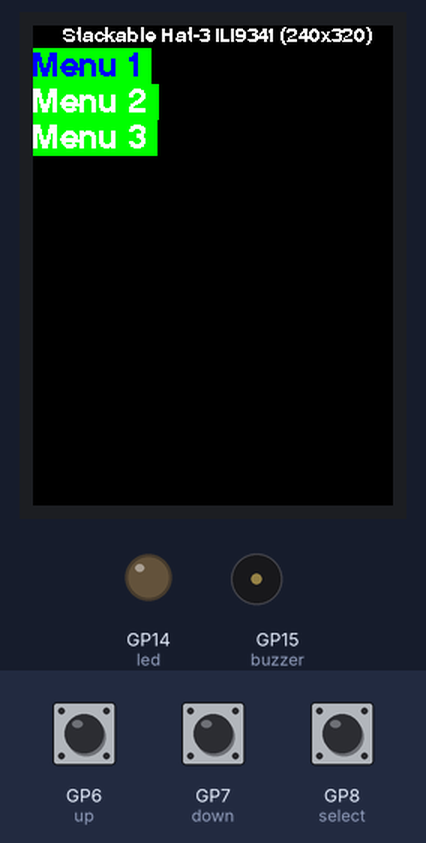
Bench run of a program on a simulated Raspberry Pi Pico running MicroPython. Parts: 240×320 colour display, output pins drawn as LEDs (lit = HIGH), buzzer (waves = sounding). Dashed ring = blinking. The test bench sets the inputs (shaded band); at power-on: GP8 (select) LOW, GP7 (down) LOW, GP6 (up) LOW. Threads take turns every 2 ms; library files of the repository ran but are not shown: ILI9341.py, glcdfont.py, tt14.py, tt24.py; pins used as bus, display or sensor lines are not drawn.

Above: at 1.9 s.
2.0 s: GP8 (select) pulled HIGH for 0.15 s
At 2.48 s:
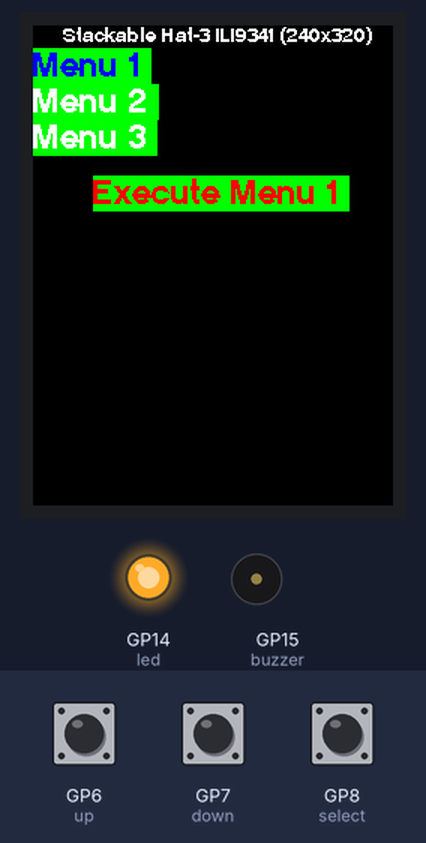
2.7 s: GP7 (down) pulled HIGH for 0.15 s
At 3.3 s:
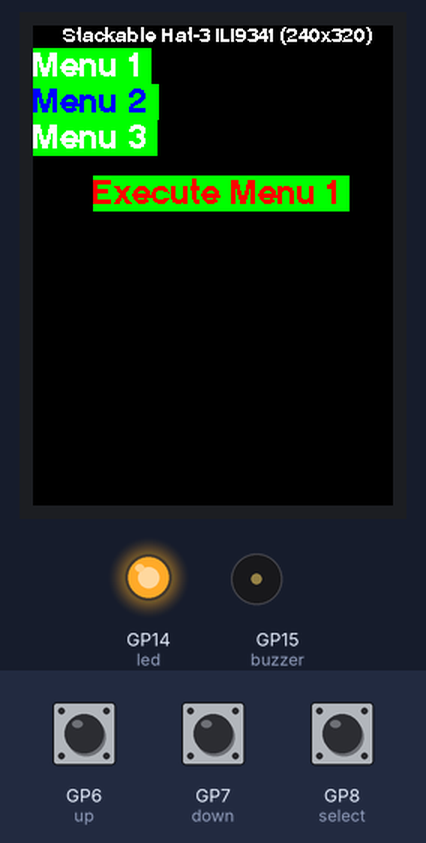
3.4 s: GP7 (down) pulled HIGH for 1 s
At 4.17 s:
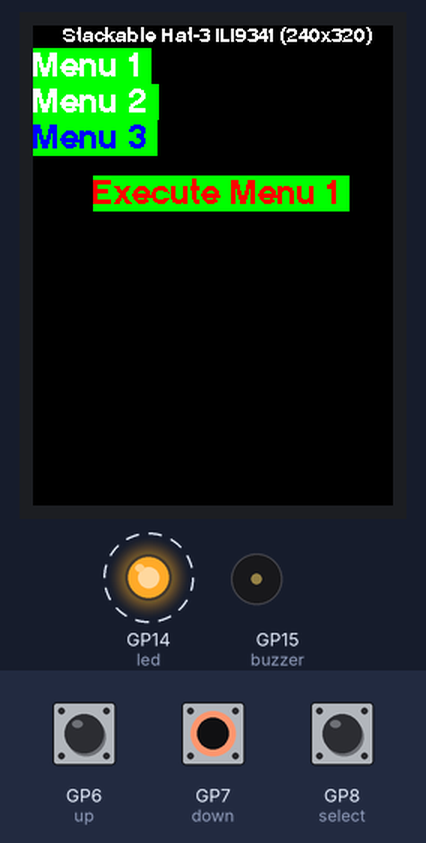
5.0 s: GP8 (select) pulled HIGH for 1 s
At 5.8 s:
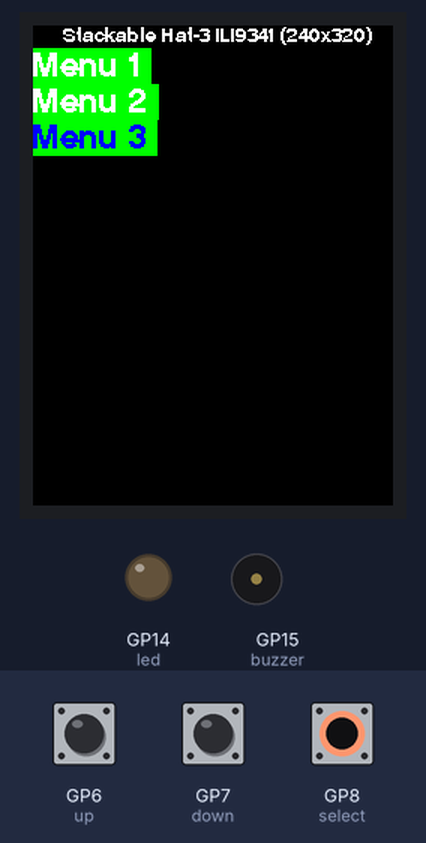
7.5 s: GP8 (select) pulled HIGH for 0.15 s
At 8.1 s:
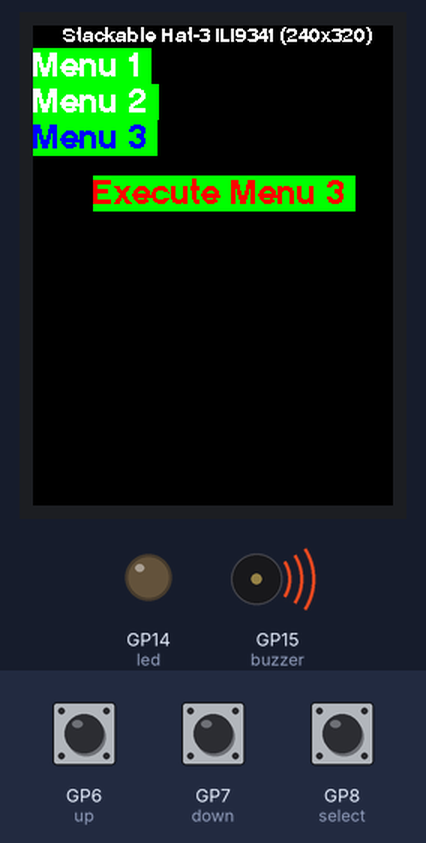
8.2 s: GP6 (up) pulled HIGH for 0.15 s
At 9.7 s:
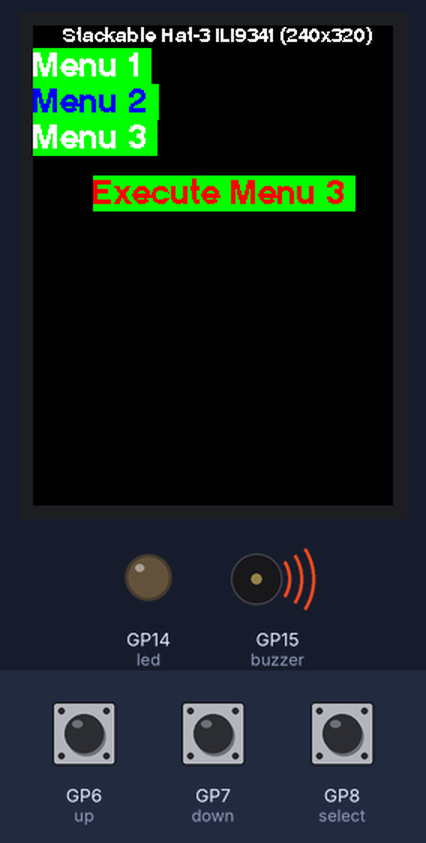
Timing chart, 0 to 9.9 s (numbered marks = the images above; inputs shaded):
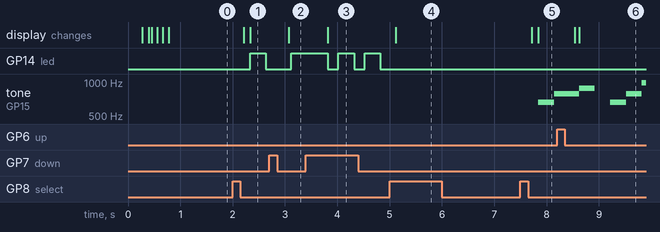

The program:

Menu_demo_ILI9341.py
```python
# (licence header left out)
from machine import Pin, PWM, SPI
import utime
import _thread

from ILI9341 import ILI9341, color565


import glcdfont
import tt14
import tt24
#import tt32

# ILI9341 VCC, LED Pin Power 3.3V ... DIPSW No.2 On/Off
spi0 = SPI(0, baudrate=40000000, miso=Pin(4), mosi=Pin(3), sck=Pin(2))
display = ILI9341(spi0, cs=Pin(5), dc=Pin(1), rst=Pin(0), w=320, h=240, r=2)

up = Pin(6, Pin.IN, Pin.PULL_DOWN)
down = Pin(7, Pin.IN, Pin.PULL_DOWN)
select = Pin(8, Pin.IN, Pin.PULL_DOWN)


# With Stackable Hat-1 LED & Buzzer
led = Pin(14, Pin.OUT)
buzzer = PWM(Pin(15))


list = ["Menu 1", "Menu 2", "Menu 3"]

curr_menu = 0
select_mode = 0

# We create a semaphore
semaphore = _thread.allocate_lock()


tones = {
    '0':    1,
    'B0':  31,
    'C1':  33,
    'CS1': 35,
    'D1':  37,
    'DS1': 39,
    'E1':  41,
    'F1':  44,
    'FS1': 46,
    'G1':  49,
    'GS1': 52,
    'A1':  55,
    'AS1': 58,
    'B1':  62,
    'C2':  65,
    'CS2': 69,
    'D2':  73,
    'DS2': 78,
    'E2':  82,
    'F2':  87,
    'FS2': 93,
    'G2':  98,
    'GS2': 104,
    'A2':  110,
    'AS2': 117,
    'B2':  123,
    'C3':  131,
    'CS3': 139,
    'D3':  147,
    'DS3': 156,
    'E3':  165,
    'F3':  175,
    'FS3': 185,
    'G3':  196,
    'GS3': 208,
    'A3':  220,
    'AS3': 233,
    'B3':  247,
    'C4':  262,
    'CS4': 277,
    'D4':  294,
    'DS4': 311,
    'E4':  330,
    'F4':  349,
    'FS4': 370,
    'G4':  392,
    'GS4': 415,
    'A4':  440,
    'AS4': 466,
    'B4':  494,
    'C5':  523,
    'CS5': 554,
    'D5':  587,
    'DS5': 622,
    'E5':  659,
    'F5':  698,
    'FS5': 740,
    'G5':  784,
    'GS5': 831,
    'A5':  880,
    'AS5': 932,
    'B5':  988,
    'C6':  1047,
    'CS6': 1109,
    'D6':  1175,
    'DS6': 1245,
    'E6':  1319,
    'F6':  1397,
    'FS6': 1480,
    'G6':  1568,
    'GS6': 1661,
    'A6':  1760,
    'AS6': 1865,
    'B6':  1976,
    'C7':  2093,
    'CS7': 2217,
    'D7':  2349,
    'DS7': 2489,
    'E7':  2637,
    'F7':  2794,
    'FS7': 2960,
    'G7':  3136,
    'GS7': 3322,
    'A7':  3520,
    'AS7': 3729,
    'B7':  3951,
    'C8':  4186,
    'CS8': 4435,
    'D8':  4699,
    'DS8': 4978,
}

# Melody
start = ['E4','D4','C4']
song = ["E5","G5","A5","P","E5","G5","B5","A5","P","E5","G5","A5","P","G5","E5"]


def playtone(duty, frequency):
    buzzer.duty_u16(duty)
    buzzer.freq(frequency)

def bequiet():
    buzzer.duty_u16(0)

def StartPlay():
    for i in range(len(start)):
        if (start[i] == "P"):
            bequiet()
        else:
            playtone(19660, tones[start[i]])
        utime.sleep(0.15)
    bequiet()

    display.set_color(fg=red, bg=black)
    display.fill_rectangle(0, 100, 319, 24)
    _thread.exit()

def SongPlay():
    for i in range(len(song)):
        if (song[i] == "P"):
            bequiet()
        else:
            playtone(1000, tones[song[i]])
        utime.sleep(0.3)
    bequiet()

    display.set_color(fg=red, bg=black)
    display.fill_rectangle(0, 100, 319, 24)
    _thread.exit()

def LED():
    global select_mode

    while True:
        if select_mode == 1:
            led.value(1)
            utime.sleep(0.3)
            led.value(0)
            utime.sleep(0.2)
        else:
            break

    display.set_color(fg=red, bg=black)
    display.fill_rectangle(0, 100, 319, 24)
    _thread.exit()


display.erase()
display.set_pos(20, 0)
display.set_font(tt14)
display.print("Stackable Hat-3 ILI9341 (240x320)")

white = color565(255, 255, 255)
black = color565(0, 0, 0)
red = color565(255, 0, 0)
green = color565(0, 255, 0)
blue = color565(0, 0, 255)


def menu_run():
    global select_mode


    if select_mode == 1:
        display.set_color(fg=red, bg=black)
        display.fill_rectangle(0, 100, 319, 24)
        display.set_pos(40,100)
        display.set_font(tt24)
        display.set_color(fg=red, bg=green)
        txt = "Execute " + str(list[curr_menu])
        display.print(txt)

        if curr_menu == 0:
            _thread.start_new_thread(LED, ())
        if curr_menu == 1:
            _thread.start_new_thread(StartPlay, ())
        if curr_menu == 2:
            _thread.start_new_thread(SongPlay, ())


def menu_display():
    display.set_pos(0,15)
    display.set_font(tt24)
    for i in range(len(list)):
        display.set_color(fg=white, bg=green)
        if curr_menu == i :
            display.set_color(fg=blue, bg=green)
        txt = str(list[i])
        display.print(txt)


def up_handler(pin):
    global curr_menu

    up.irq(handler=None)
    utime.sleep_ms(100)
    if up.value():
        curr_menu = curr_menu - 1
        if curr_menu < 0:
            curr_menu = 0
        menu_display()
#        txt = "Up " + str(curr_menu)
#        print (txt)
    up.irq(handler=up_handler)

def down_handler(pin):
    global curr_menu

    down.irq(handler=None)
    utime.sleep_ms(100)
    if down.value():
        curr_menu = curr_menu + 1
        if curr_menu > 2:
            curr_menu = 2
        menu_display()
#        txt = "Down " + str(curr_menu)
#        print (txt)
    down.irq(handler=down_handler)

def select_handler(pin):
    global select_mode

    select.irq(handler=None)
    utime.sleep_ms(100)
    if select.value():
        if select_mode == 0:
            select_mode = 1
            menu_run()
        else:
            select_mode = 0

#    txt = "Select " + str(curr_menu)
#    print (txt)
    select.irq(handler=select_handler)

up.irq(trigger=Pin.IRQ_RISING, handler=up_handler)
down.irq(trigger=Pin.IRQ_RISING, handler=down_handler)
select.irq(trigger=Pin.IRQ_RISING, handler=select_handler)


menu_display()
while True:
#    semaphore.acquire()
    utime.sleep(1)
#    semaphore.release()
```

Measured:
- after the input at 2.0 s, GP14 (led): LOW → HIGH after 0.34 s, → LOW 0.30 s later; the display: first changes after 0.21 s (image 1 shows a later state)
- after the input at 2.7 s, the display: changes after 0.37 s (image 2)
- after the input at 3.4 s, the display: changes after 0.42 s (image 3)
- after the input at 5.0 s, GP14 (led): stops changing and stays LOW; the display: changes after 0.12 s (image 4)
- after the input at 7.5 s, tone on GP15 (buzzer): silent → 659 Hz after 0.34 s, → 784 Hz 0.30 s later; the display: first changes after 0.21 s (image 5 shows a later state)
- after the input at 8.2 s, the display: first changes after 0.34 s (image 6 shows a later state)
